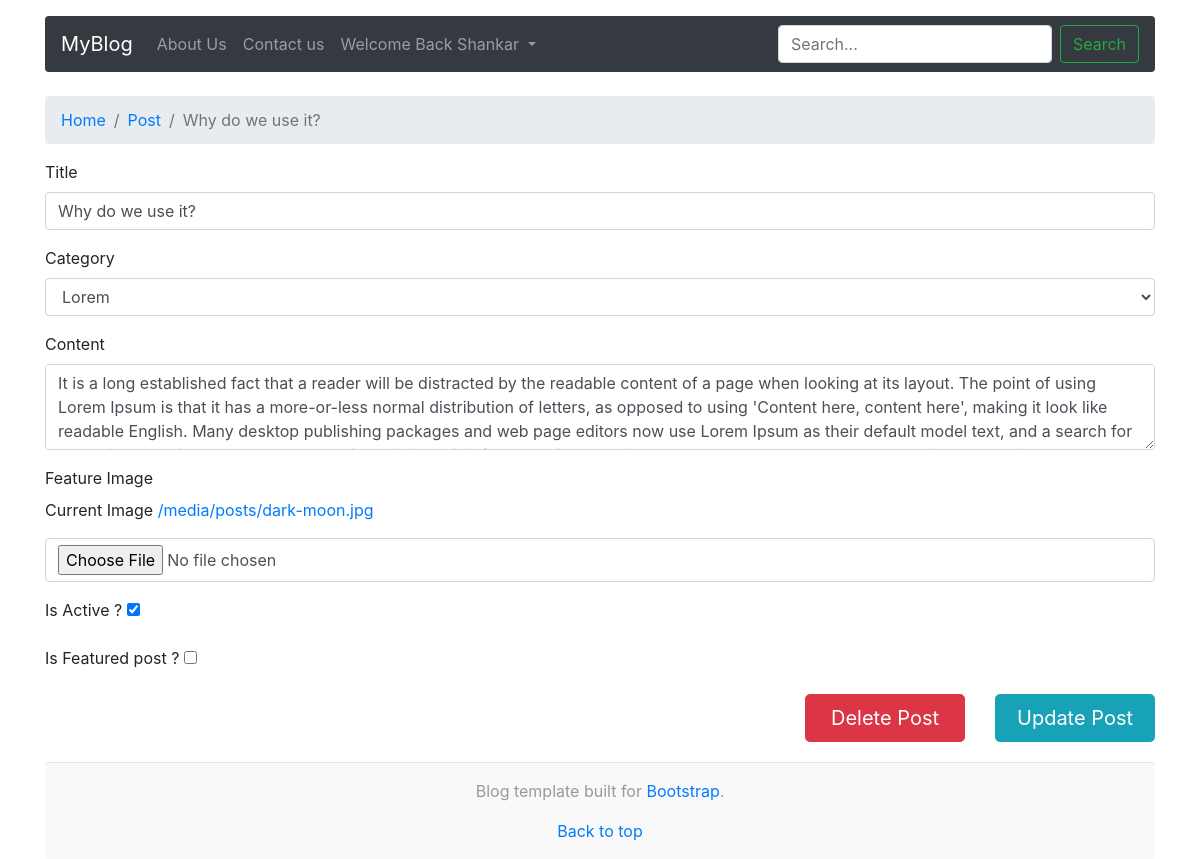
The app's page /update/why-do-we-use-it (signed in), older data.
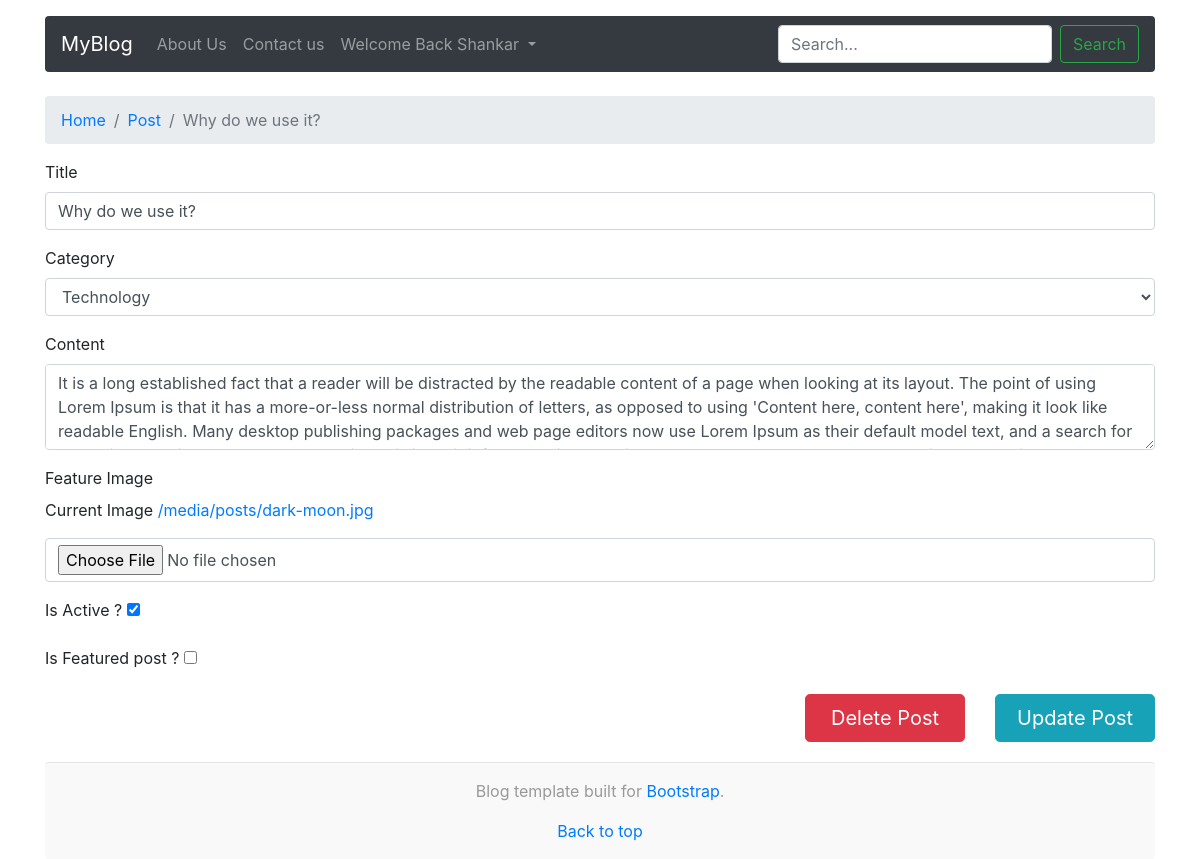
The same page, newer data.
### post/models.py (models this page shows, shortened)
class Blog_Post(models.Model):
    title = models.CharField(max_length=254, unique=True)
    slug = models.SlugField(max_length=254, unique=True)
    author = models.ForeignKey(User, on_delete=models.CASCADE)
    category = models.ForeignKey(Category, on_delete=models.CASCADE)
    content = models.TextField()
    image = models.ImageField(upload_to="posts/")
    created_at = models.DateTimeField(auto_now_add=True)
    is_active = models.BooleanField(default=True)
    is_featured = models.BooleanField(default=False)
    class Meta:
        verbose_name = "Blog Post"
        verbose_name_plural = "Blog Posts"

### post/views.py (the view)
# urls.py: path('update/<str:slug>', views.editPost, name="update"),
@login_required(login_url="/login")
def editPost(request, slug):
    post = Blog_Post.objects.get(slug=slug)
    if request.method == "POST":
        form = createPostForm(request.POST, request.FILES, instance=post)
        if form.is_valid():
            form.save()
        messages.success(request, "Post Updated Successfully.")
        return HttpResponseRedirect('/profile')
    else:
        form = createPostForm(instance=post)
    context = {
        'form':form,
        'editable_post':post,
    }
    return render(request, 'post/edit-post.html', context)

### post/forms.py
class createPostForm(forms.ModelForm):
    title = forms.CharField(
        max_length=200,
        required=True,
        widget=forms.TextInput(
            attrs={
                'class': 'form-control'
            }
        )
    )
    category = forms.ModelChoiceField(
        queryset=Category.objects.all().filter(is_active=True),
        widget=forms.Select(
            attrs={
                'class': 'form-control',
            }
        )
    )
    content = forms.CharField(
        required=True,
        widget=forms.Textarea(
            attrs={
                'class': 'form-control',
                'rows':'3'
            }
        )
    )
    image = forms.ImageField(
        required=True,
        widget=forms.FileInput(
            attrs={
                'class': 'form-control',
            }
        )
    )
    is_active = forms.BooleanField(required=False,initial=True)
    is_featured = forms.BooleanField(required=False,initial=False)
    class Meta:
        model = Blog_Post
        fields = ['title','category', 'content', 'image','is_featured', 'is_active']

### post/models.py (called while the page is built)
    def __str__(self):
        return self.name

### post/templates/post/edit-post.html (shortened to what this page needs)
{% extends 'post/header.html' %}
{% block body %}
<div class="container mt-4">
    <div class="row">
        <div class="col-md-12 order-md-1">
            <nav aria-label="breadcrumb">
                <ol class="breadcrumb">
                    <li class="breadcrumb-item"><a href="/">Home</a></li>
                    <li class="breadcrumb-item"><a href="#">Post</a></li>
                    <li class="breadcrumb-item active" aria-current="page">{{editable_post.title}}</li>
                </ol>
            </nav>
            <form action="{% url 'update' editable_post.slug %}" class="needs-validation" enctype="multipart/form-data"
                method="POST">
                <div class="row">
                    <div class="col-md-12 mb-3">
                        <label for="firstName">Title</label>
                        {{form.title}}
                    </div>
                </div>
                <div class="mb-3">
                    <label for="lastName">Category</label>
                    {{form.category}}
                </div>
                <div class="mb-3">
                    <label for="email">Content </label>
                    <textarea class="form-control" name="content" id="content" cols="30"
                        rows="3">{{editable_post.content}}</textarea>
                </div>
                <div class="mb-3">
                    <label for="image">Feature Image </label>
                    <p>Current Image <a href="{{editable_post.image.url}}"
                            target="_blank">{{editable_post.image.url}}</a></p>
                    {{form.image}}
                </div>
                <div class="mb-3">
                    <label for="is_active">Is Active ? </label>
                    {{form.is_active}}
                </div>
                <div class="mb-3">
                    <label for="is_featured">Is Featured post ? </label>
                    {{form.is_featured}}
                </div>
                <div class="row d-flex justify-content-end">
                    <div class="col-md-2 ml-0 ">
                        <a class="btn btn-danger btn-lg btn-block" href="{% url 'delete' editable_post.slug %}">Delete
                            Post</a>
                    </div>
                    <div class="col-md-2 ml-0 ">
                        <button class="btn btn-info btn-lg btn-block" type="submit">Update Post</button>
                    </div>
                </div>
            </form>
        </div>
    </div>
</div>
{% endblock body%}

Row changes from the older to the newer data that the page shows:
changed Blog_Post "Why do we use it?": category "Lorem" → "Technology"
